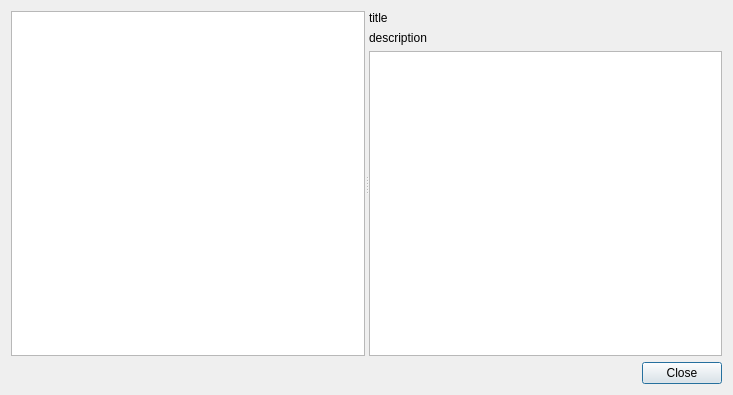
<?xml version="1.0" encoding="UTF-8"?>
<ui version="4.0">
 <class>Ripes::SyscallViewer</class>
 <widget class="QDialog" name="Ripes::SyscallViewer">
  <property name="geometry">
   <rect>
    <x>0</x>
    <y>0</y>
    <width>733</width>
    <height>395</height>
   </rect>
  </property>
  <property name="windowTitle">
   <string>Dialog</string>
  </property>
  <layout class="QGridLayout" name="gridLayout">
   <item row="0" column="0">
    <widget class="QSplitter" name="splitter">
     <property name="orientation">
      <enum>Qt::Horizontal</enum>
     </property>
     <widget class="QTableWidget" name="syscallList">
      <property name="sizePolicy">
       <sizepolicy hsizetype="MinimumExpanding" vsizetype="Expanding">
        <horstretch>0</horstretch>
        <verstretch>0</verstretch>
       </sizepolicy>
      </property>
     </widget>
     <widget class="QWidget" name="layoutWidget">
      <layout class="QVBoxLayout" name="verticalLayout">
       <item>
        <widget class="QLabel" name="syscallTitle">
         <property name="text">
          <string>title</string>
         </property>
        </widget>
       </item>
       <item>
        <widget class="QLabel" name="syscallDescription">
         <property name="text">
          <string>description</string>
         </property>
         <property name="wordWrap">
          <bool>true</bool>
         </property>
        </widget>
       </item>
       <item>
        <widget class="QTableWidget" name="syscallArguments"/>
       </item>
      </layout>
     </widget>
    </widget>
   </item>
   <item row="1" column="0">
    <widget class="QDialogButtonBox" name="buttonBox">
     <property name="orientation">
      <enum>Qt::Horizontal</enum>
     </property>
     <property name="standardButtons">
      <set>QDialogButtonBox::Close</set>
     </property>
    </widget>
   </item>
  </layout>
 </widget>
 <resources/>
 <connections>
  <connection>
   <sender>buttonBox</sender>
   <signal>accepted()</signal>
   <receiver>Ripes::SyscallViewer</receiver>
   <slot>accept()</slot>
   <hints>
    <hint type="sourcelabel">
     <x>248</x>
     <y>254</y>
    </hint>
    <hint type="destinationlabel">
     <x>157</x>
     <y>274</y>
    </hint>
   </hints>
  </connection>
  <connection>
   <sender>buttonBox</sender>
   <signal>rejected()</signal>
   <receiver>Ripes::SyscallViewer</receiver>
   <slot>reject()</slot>
   <hints>
    <hint type="sourcelabel">
     <x>316</x>
     <y>260</y>
    </hint>
    <hint type="destinationlabel">
     <x>286</x>
     <y>274</y>
    </hint>
   </hints>
  </connection>
 </connections>
</ui>
